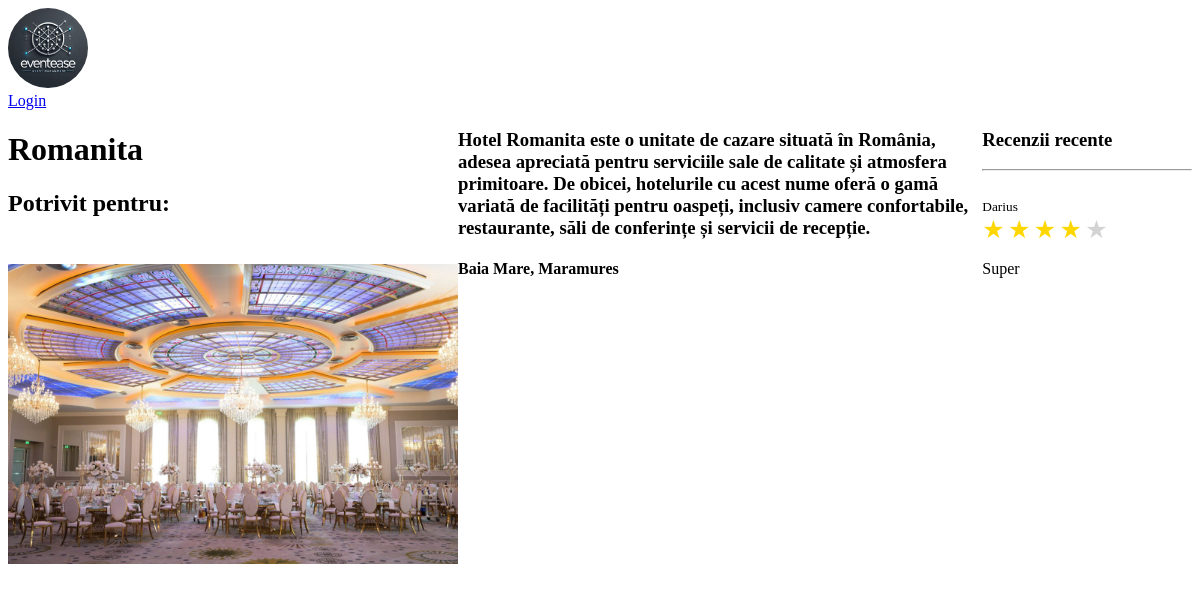
Screenshot of /location/Romanita/ with the database file from the repository.
### base/models.py (models this page shows, shortened)
class Location(models.Model):
    owner = models.ForeignKey(User, on_delete=models.SET_NULL, null=True)
    name = models.CharField(max_length=100)
    description = models.TextField(null=True, blank=True)
    gallery = models.ImageField(upload_to='images/', null=True, blank=True)
    location = models.TextField(max_length=100)
    types = models.ManyToManyField(Type, blank=True)

class Review(models.Model):
    user = models.ForeignKey(User, on_delete=models.CASCADE)
    location = models.ForeignKey(Location, on_delete=models.CASCADE)
    comment = models.TextField()
    stars = models.IntegerField(choices=[(i, f"{i} stele") for i in range(1, 6)], default=5)

### base/views.py (the view, shortened to what this page needs)
def location(request, pk):
    location = Location.objects.get(name=pk)
    reviews = location.review_set.all()
    star_range = range(1, 6)
    context = {
        'location': location,
        'star_range': star_range,
        'reviews': reviews,
    }
    return render(request, 'base/location.html', context)

### base/context_processors.py (called while the page is built)
def media_url(request):
    return {
        'MEDIA_URL': settings.MEDIA_URL
    }

### base/templates/base/location.html (shortened to what this page needs)
{% extends 'main.html' %}
{% block content %}
<div class="display-container" style="display:grid;grid-template-columns: 1fr 2.5fr 1fr;">
    <div>
        <h1>{{ location.name }}</h1>
        <h2>
            Potrivit pentru:
            <br>
            <br>
        </h2>
        <img style="height: 300px;width: auto;" src="{{ location.gallery.url }}" alt="{{ location.name }}">
    </div>
    <div>
        <h3>{{ location.description }}</h3>
        <h4>{{ location.location }}</h4>
    </div>
    <div class="reviews_comments">
        <h3>Recenzii recente</h3>
        <hr>
        {% for review in reviews %}
        <div>
            <br>
            <small>{{ review.user.username }} <br>
                {% for i in star_range %}
                {% if i <= review.stars %}
                    <span class="star filled">★</span>
                {% else %}
                    <span class="star empty">★</span>
                {% endif %}
            {% endfor %}
            </small>
            <p>{{ review.comment }}</p>
        </div>
        {% empty %}
        <p>Nu există recenzii încă.</p>
        {% endfor %}
    </div>
</div>
{% endblock content %}

### base/templates/base/location.html (style rules this page uses)
.star { font-size: 25px; color: lightgray; }
.star.filled { color: gold; }

### rows the page displays
Location: name "Romanita", gallery (picture), description "Hotel Romanita este o unitate de cazare situată în România, adesea apreciată pentru serviciile sale de calitate și atmosfera primitoare. De obicei, hotelurile cu acest nume oferă o gamă variată de facilități pentru oaspeți, inclusiv camere confortabile, restaurante, săli de conferințe și servicii de recepție.", location "Baia Mare, Maramures"
Review: user.username "Darius", stars 4 (drawn), comment "Super"
